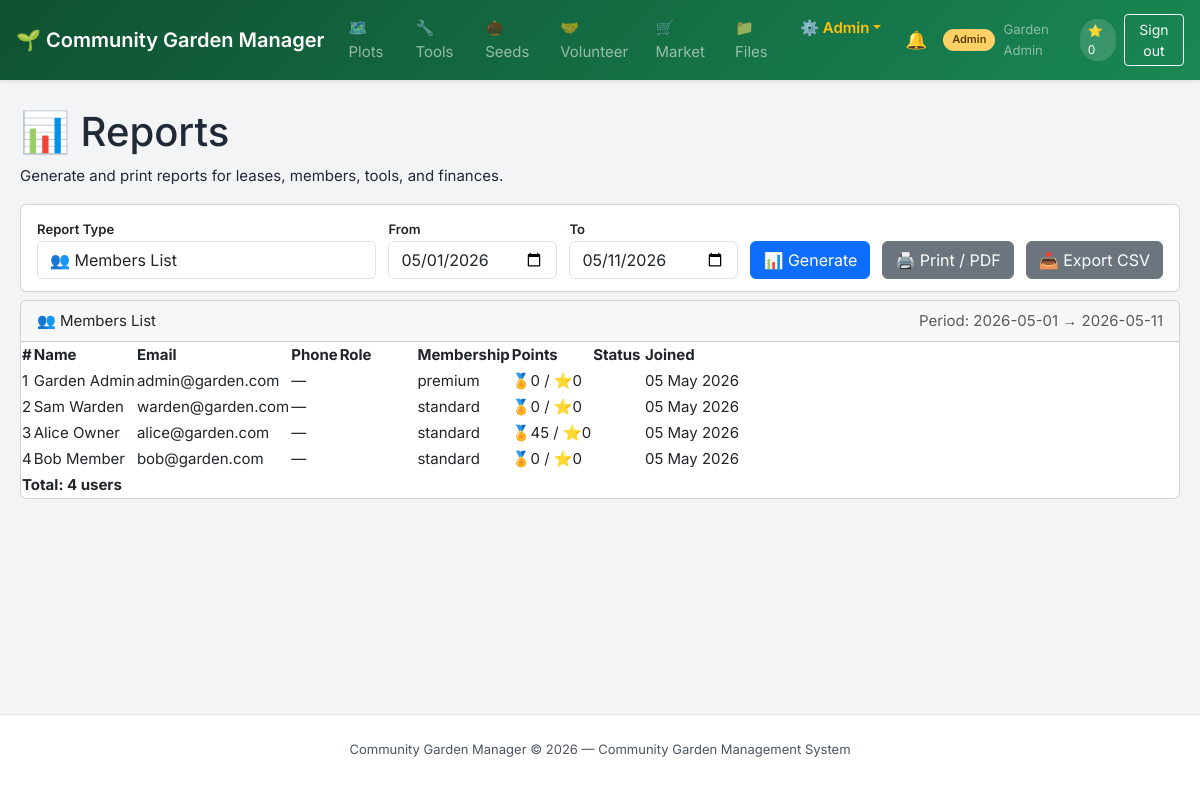
The page /modules/reports/index.php?report=members (signed in) on the database its author committed.
### tables this page shows
CREATE TABLE `roles` (
  `id` int(11) NOT NULL AUTO_INCREMENT,
  `name` varchar(50) NOT NULL,
  `description` text DEFAULT NULL,
  PRIMARY KEY (`id`),
  UNIQUE KEY `name` (`name`)
);

CREATE TABLE `users` (
  `id` int(11) NOT NULL AUTO_INCREMENT,
  `full_name` varchar(100) NOT NULL,
  `email` varchar(150) NOT NULL,
  `password_hash` varchar(255) NOT NULL,
  `role_id` int(11) NOT NULL DEFAULT 5,
  `phone` varchar(20) DEFAULT NULL,
  `gate_code` varchar(20) DEFAULT NULL,
  `membership_status` enum('standard','premium','senior') DEFAULT 'standard',
  `community_points` int(11) DEFAULT 0,
  `karma_points` int(11) DEFAULT 0,
  `seed_bank_credits` int(11) DEFAULT 0,
  `residency_months` int(11) DEFAULT 0,
  `is_active` tinyint(1) DEFAULT 1,
  `created_at` timestamp NOT NULL DEFAULT current_timestamp(),
  PRIMARY KEY (`id`),
  UNIQUE KEY `email` (`email`),
  UNIQUE KEY `gate_code` (`gate_code`),
  KEY `role_id` (`role_id`),
  CONSTRAINT `users_ibfk_1` FOREIGN KEY (`role_id`) REFERENCES `roles` (`id`)
);

### core/Controller.php (called while the page is built, shortened)
<?php
abstract class Controller {
    protected function view($view, $data = []) {
        extract($data);
        require_once __DIR__ . '/../views/' . $view . '.php';
    }
}

### controllers/ReportController.php (called while the page is built, shortened)
<?php
require_once __DIR__ . '/../core/Controller.php';
class ReportController extends Controller {
    private $model;
    public function __construct() {
        $this->model = new ReportModel();
    }
    public function index($user) {
        $report = $_GET['report'] ?? '';
        $from   = $_GET['from'] ?? date('Y-m-01');
        $to     = $_GET['to']   ?? date('Y-m-d');
        $data = [];
        if ($report === 'members') {
            $data = $this->model->getMembersReport();
        } elseif ($report === 'leases') {
            $data = $this->model->getLeasesReport($from, $to);
        } elseif ($report === 'billing') {
            $data = $this->model->getBillingReport($from, $to);
        } elseif ($report === 'tools') {
            $data = $this->model->getToolsReport();
        } elseif ($report === 'incidents') {
            $data = $this->model->getIncidentsReport($from, $to);
        } elseif ($report === 'volunteers') {
            $data = $this->model->getVolunteersReport($from, $to);
        } elseif ($report === 'waitlist') {
            $data = $this->model->getWaitlistReport();
        } elseif ($report === 'audit') {
            $data = $this->model->getAuditReport($from, $to);
        }
        $this->view('reports_index', [
            'user' => $user,
            'pageTitle' => 'Reports',
            'report' => $report,
            'from' => $from,
            'to' => $to,
            'data' => $data
        ]);
    }
}

### modules/reports/index.php (called while the page is built)
<?php
require_once __DIR__ . '/../../config/db.php';
require_once __DIR__ . '/../../config/constants.php';
$user = requireLogin();
require_once __DIR__ . '/../../controllers/ReportController.php';
$controller = new ReportController();
$controller->index($user);

### config/db.php (called while the page is built, shortened)
<?php
class Database {
    private static $instance = null;
    private $connection;
    private function __construct() {
        $dsn = "mysql:host=" . DB_HOST . ";port=" . DB_PORT . ";dbname=" . DB_NAME . ";charset=utf8mb4";
        try {
            $this->connection = new PDO($dsn, DB_USER, DB_PASS, [
                PDO::ATTR_ERRMODE => PDO::ERRMODE_EXCEPTION,
                PDO::ATTR_DEFAULT_FETCH_MODE => PDO::FETCH_ASSOC,
                PDO::ATTR_EMULATE_PREPARES => false,
            ]);
        } catch (PDOException $e) {
            die(json_encode(["error" => "Database connection failed: " . $e->getMessage()]));
        }
    }
    public static function getInstance() {
        if (self::$instance === null) {
            self::$instance = new Database();
        }
        return self::$instance;
    }
    public function getConnection() {
        return $this->connection;
    }
}

### core/Model.php (called while the page is built, shortened)
<?php
require_once __DIR__ . '/../config/db.php';
abstract class Model {
    public function __construct() {
        $this->db = Database::getInstance()->getConnection();
    }
}

### models/ReportModel.php (called while the page is built, shortened)
<?php
require_once __DIR__ . '/../core/Model.php';
class ReportModel extends Model {
    public function getMembersReport() {
        return $this->db->query("SELECT u.id, u.full_name, u.email, u.phone, r.name AS role_name, u.membership_status, u.community_points, u.karma_points, u.is_active, u.created_at FROM users u JOIN roles r ON u.role_id=r.id ORDER BY r.id, u.full_name")->fetchAll();
    }
}

### config/constants.php (called while the page is built, shortened)
<?php
function e(string $s): string {
    return htmlspecialchars($s, ENT_QUOTES | ENT_SUBSTITUTE, 'UTF-8');
}

### views/reports_index.php (the view, shortened to what this page needs)
<?php require_once __DIR__ . '/../includes/header.php'; ?>
<div class="page-header">
    <h1>📊 Reports</h1>
    <p>Generate and print reports for leases, members, tools, and finances.</p>
</div>
<div class="card mb-2">
    <div class="card-body" style="padding:.75rem 1rem">
        <form method="GET" style="display:flex;gap:.75rem;flex-wrap:wrap;align-items:flex-end">
            <div class="form-group" style="margin:0;flex:1;min-width:200px">
                <label class="small fw-semibold">Report Type</label>
                <select name="report" id="report-type" class="form-control" required>
                    <option value="members"     <?= $report==='members'     ?'selected':''?>>👥 Members List</option>
                </select>
            </div>
            <div class="form-group" style="margin:0">
                <label class="small fw-semibold">From</label>
                <input type="date" name="from" class="form-control" value="<?= e($from) ?>">
            </div>
            <div class="form-group" style="margin:0">
                <label class="small fw-semibold">To</label>
                <input type="date" name="to" class="form-control" value="<?= e($to) ?>">
            </div>
            <button type="submit" class="btn btn-primary" style="height:38px">📊 Generate</button>
            <?php if ($report): ?>
                <button type="button" class="btn btn-secondary" style="height:38px" onclick="printReport()">🖨️ Print / PDF</button>
                <a href="export.php?report=<?= urlencode($report) ?>&from=<?= urlencode($from) ?>&to=<?= urlencode($to) ?>" class="btn btn-secondary" style="height:38px">📥 Export CSV</a>
            <?php endif; ?>
        </form>
    </div>
</div>
<?php if (!$report): ?>
<div style="display:grid;grid-template-columns:repeat(auto-fill,minmax(220px,1fr));gap:1rem;margin-top:1rem">
    <?php
    $cards = [
        ['members',    '👥', 'Members List',       'All registered users and their roles'],
        ['leases',     '📋', 'Active Leases',       'Current plot rentals and expiry dates'],
        ['billing',    '💰', 'Billing Summary',     'Payments, outstanding fees, totals'],
        ['tools',      '🔧', 'Tool Utilisation',    'Reservations, damage, maintenance needs'],
        ['incidents',  '⚠️', 'Incidents Log',       'Reported incidents and resolution status'],
        ['volunteers', '🙋', 'Volunteer Hours',      'Member service hours this period'],
        ['waitlist',   '⏳', 'Waitlist',             'Members waiting for a plot'],
        ['audit',      '🔍', 'Audit Trail',          'System-wide action log'],
    ];
    foreach ($cards as [$key, $icon, $title, $desc]):
    ?>
    <a href="?report=<?= $key ?>" style="text-decoration:none">
        <div class="card" style="cursor:pointer;transition:transform .15s,box-shadow .15s" onmouseover="this.style.transform='translateY(-3px)';this.style.boxShadow='0 8px 24px rgba(0,0,0,.12)'" onmouseout="this.style.transform='';this.style.boxShadow=''">
            <div class="card-body" style="text-align:center;padding:1.5rem 1rem">
                <div style="font-size:2rem;margin-bottom:.5rem"><?= $icon ?></div>
                <strong><?= $title ?></strong>
                <p class="text-sm text-muted" style="margin-top:.35rem"><?= $desc ?></p>
            </div>
        </div>
    </a>
    <?php endforeach; ?>
</div>
<?php else: ?>
<div id="report-output" class="card">
    <div class="card-header" style="display:flex;justify-content:space-between;align-items:center">
        <span><?php
            $titles = ['members'=>'👥 Members List','leases'=>'📋 Active Leases','billing'=>'💰 Billing Summary','tools'=>'🔧 Tool Utilisation','incidents'=>'⚠️ Incidents Log','volunteers'=>'🙋 Volunteer Hours','waitlist'=>'⏳ Waitlist','audit'=>'🔍 Audit Trail'];
            echo $titles[$report] ?? 'Report';
        ?></span>
        <span class="text-sm text-muted">Period: <?= e($from) ?> → <?= e($to) ?></span>
    </div>
    <?php if ($report === 'members'): ?>
        <div class="table-wrap">
        <table>
            <thead><tr><th>#</th><th>Name</th><th>Email</th><th>Phone</th><th>Role</th><th>Membership</th><th>Points</th><th>Status</th><th>Joined</th></tr></thead>
            <tbody>
            <?php foreach ($data as $r): ?>
            <tr>
                <td><?= $r['id'] ?></td>
                <td><?= e($r['full_name']) ?></td>
                <td><?= e($r['email']) ?></td>
                <td><?= e($r['phone'] ?: '—') ?></td>
                <td><span class="badge badge-info"><?= e($r['role_name']) ?></span></td>
                <td><?= e($r['membership_status']) ?></td>
                <td>🏅<?= $r['community_points'] ?> / ⭐<?= $r['karma_points'] ?></td>
                <td><?= $r['is_active'] ? '<span class="badge badge-success">Active</span>' : '<span class="badge badge-danger">Inactive</span>' ?></td>
                <td><?= date('d M Y', strtotime($r['created_at'])) ?></td>
            </tr>
            <?php endforeach; ?>
            </tbody>
            <tfoot><tr><td colspan="9"><strong>Total: <?= count($data) ?> users</strong></td></tr></tfoot>
        </table>
        </div>
    <?php endif; ?>
</div>
<?php endif; ?>
<?php require_once __DIR__ . '/../includes/footer.php'; ?>

### includes/header.php (shortened to what this page needs)
<!DOCTYPE html>
<html lang="en">
<head>
    <link rel="stylesheet" href="https://cdn.jsdelivr.net/npm/bootstrap@5.3.3/dist/css/bootstrap.min.css">
    <link rel="stylesheet" href="https://cdn.jsdelivr.net/npm/bootstrap-icons@1.11.3/font/bootstrap-icons.min.css">
    <link rel="stylesheet" href="<?= APP_URL ?>/assets/css/style.css?v=<?= time() ?>">
</head>
<body>
<nav class="navbar navbar-expand-md navbar-dark bg-garden sticky-top shadow-sm px-3">
    <a class="navbar-brand fw-semibold" href="<?= APP_URL ?>/index.php">🌱 <?= APP_NAME ?></a>
    <div class="collapse navbar-collapse" id="mainNav">
        <ul class="navbar-nav me-auto gap-1">
            <?php if ($user): ?>
                <?php $role = $user['role_name']; ?>
                <li class="nav-item"><a class="nav-link" href="<?= APP_URL ?>/modules/land/plots.php">🗺️ Plots</a></li>
                <li class="nav-item"><a class="nav-link" href="<?= APP_URL ?>/modules/resources/tools.php">🔧 Tools</a></li>
                <li class="nav-item"><a class="nav-link" href="<?= APP_URL ?>/modules/resources/seeds.php">🌰 Seeds</a></li>
                <li class="nav-item"><a class="nav-link" href="<?= APP_URL ?>/modules/volunteer/tasks.php">🤝 Volunteer</a></li>
                <li class="nav-item"><a class="nav-link" href="<?= APP_URL ?>/modules/marketplace/trades.php">🛒 Market</a></li>
                <li class="nav-item"><a class="nav-link" href="<?= APP_URL ?>/modules/media/index.php">📁 Files</a></li>
                <?php if ($role === 'admin' || $role === 'warden'): ?>
                    <li class="nav-item dropdown">
                        <a class="nav-link dropdown-toggle text-warning fw-semibold" href="#" id="adminMenu" role="button" data-bs-toggle="dropdown">⚙️ Admin</a>
                    </li>
                <?php endif; ?>
            <?php else: ?>
                <li class="nav-item"><a class="nav-link" href="<?= APP_URL ?>/modules/land/plots.php">🗺️ Plots</a></li>
            <?php endif; ?>
        </ul>
        <div class="d-flex align-items-center gap-2 ms-2">
            <?php if ($user): ?>
                <a href="<?= APP_URL ?>/modules/notifications/my_notifications.php" class="btn btn-sm btn-outline-light position-relative" title="Notifications" style="border:none; font-size: 1.1rem; padding: 0.1rem 0.5rem;">
                    🔔
                </a>
                <span class="user-badge role-<?= e($role) ?>"><?= e($role) ?></span>
                <span class="text-white-50 small"><?= e($user['full_name']) ?></span>
                <span class="karma-pill">⭐ <?= (int)($user['karma'] ?? $user['karma_points'] ?? 0) ?></span>
                <a href="<?= APP_URL ?>/auth/logout.php" class="btn btn-sm btn-outline-light">Sign out</a>
            <?php else: ?>
                <a href="<?= APP_URL ?>/auth/login.php"    class="btn btn-sm btn-outline-light">Login</a>
                <a href="<?= APP_URL ?>/auth/register.php" class="btn btn-sm btn-light text-success fw-semibold">Register</a>
            <?php endif; ?>
        </div>
    </div>
</nav>
<main class="main-content">

### assets/css/style.css (style rules this page uses)
:root { --green-dark: #0f5132; --green-mid: #198754; --green-light: #4ade80; --green-pale: #D1FAE5; --amber: #F59E0B; --amber-dark: #B45309; --coral: #EF4444; --blue: #3B82F6; --blue-pale: #DBEAFE; --gray-100: #F3F4F6; --gray-200: #E5E7EB; --gray-400: #9CA3AF; --gray-600: #4B5563; --gray-800: #1F2937; --white: #ffffff; --shadow-sm: 0 1px 3px rgba(0, 0, 0, 0.1), 0 1px 2px rgba(0, 0, 0, 0.06); --shadow-md: 0 4px 6px -1px rgba(0, 0, 0, 0.1), 0 2px 4px -1px rgba(0, 0, 0, 0.06); --radius: 8px; --radius-lg: 12px; --font: 'Inter', 'Segoe UI', system-ui, sans-serif; }
body { font-family: var(--font); font-size: 15px; color: var(--gray-800); background: var(--gray-100); line-height: 1.6; display: flex; flex-direction: column; min-height: 100vh; }
.bg-garden { background: linear-gradient(135deg, var(--green-dark), var(--green-mid)) !important; }
a { color: var(--green-mid); text-decoration: none; }
.main-content { flex: 1; width: 100%; max-width: 1280px; margin: 0 auto; padding: 1.75rem 1.25rem 4rem; }
.user-badge { font-size: 11px; font-weight: 600; padding: 2px 9px; border-radius: 20px; text-transform: capitalize; white-space: nowrap; }
.role-admin { background: #ffd166; color: #5c3d00; }
.karma-pill { background: rgba(255, 255, 255, .15); color: white; font-size: 12px; padding: 2px 8px; border-radius: 20px; }
.table-wrap { overflow-x: auto; }

### rows shown on the page
roles: name "Admin"
users: full_name "Garden Admin", id "1", email "admin@garden.com", phone "—", membership_status "premium", community_points "0", karma_points "0", created_at "05 May 2026"
users: id "2", full_name "Sam Warden", email "warden@garden.com", phone "—", membership_status "standard", community_points "0", karma_points "0", created_at "05 May 2026"
users: id "3", full_name "Alice Owner", email "alice@garden.com", phone "—", membership_status "standard", community_points "45", karma_points "0", created_at "05 May 2026"
users: id "4", full_name "Bob Member", email "bob@garden.com", phone "—", membership_status "standard", community_points "0", karma_points "0", created_at "05 May 2026"

### other values the page prints
APP_NAME "Community Garden Manager"
$user['karma'] "0"
$titles[$report] "👥 Members List"
$from "2026-05-01"
$to "2026-05-11"
count($data) "4"
